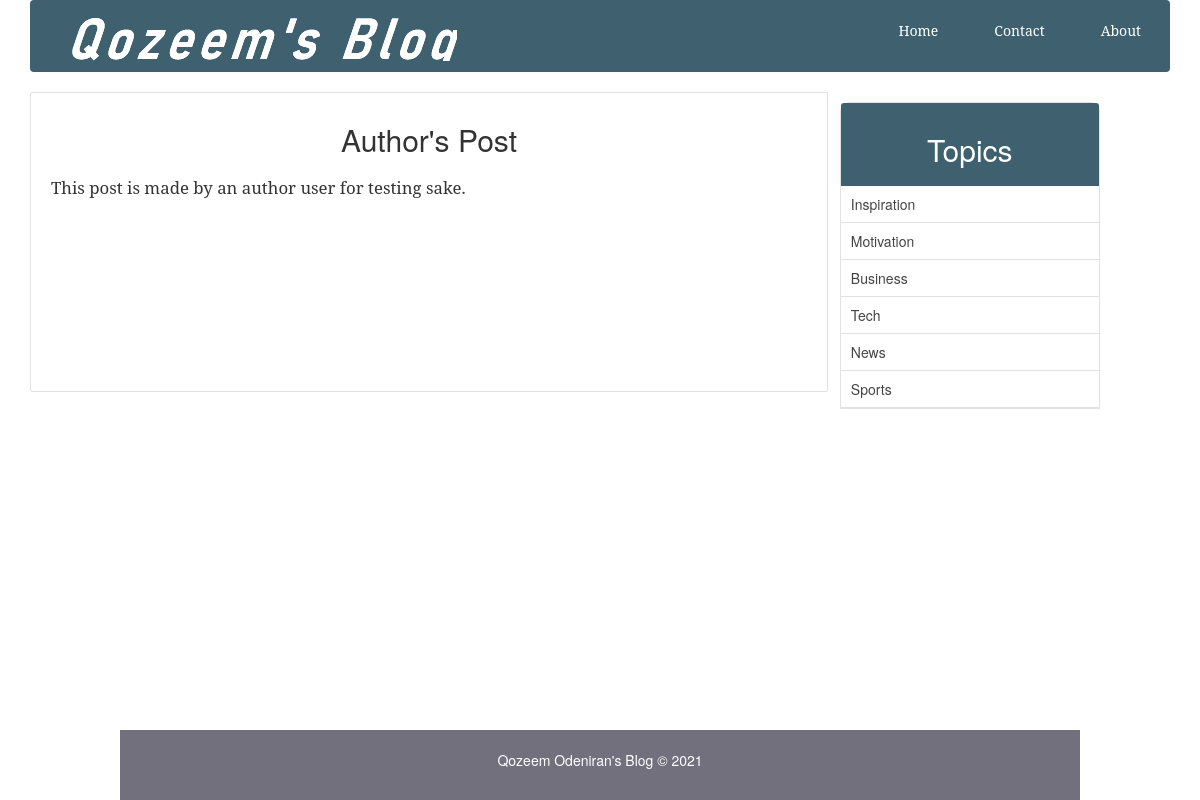
/single_post.php?post-slug=author-s-post, run on the app's committed database.
### tables this page shows
CREATE TABLE `posts` (
  `id` int(11) NOT NULL,
  `user_id` int(11) DEFAULT NULL,
  `author_username` varchar(256) NOT NULL,
  `author_role` varchar(256) NOT NULL,
  `title` varchar(255) NOT NULL,
  `slug` varchar(255) NOT NULL,
  `views` int(11) NOT NULL DEFAULT 0,
  `image` varchar(255) NOT NULL,
  `body` text NOT NULL,
  `published` tinyint(1) NOT NULL,
  `created_at` timestamp NOT NULL DEFAULT current_timestamp() ON UPDATE current_timestamp(),
  `updated_at` timestamp NOT NULL DEFAULT current_timestamp()
);

CREATE TABLE `topics` (
  `id` int(11) DEFAULT NULL,
  `name` varchar(255) DEFAULT NULL,
  `slug` varchar(255) DEFAULT NULL
);

### includes/public_functions.php (called while the page is built, shortened)
<?php
function getPostTopic($post_id){
	global $conn;
	$sql = "SELECT * FROM topics WHERE id=
			(SELECT topic_id FROM post_topic WHERE post_id=$post_id) LIMIT 1";
	$result = mysqli_query($conn, $sql);
	$topic = mysqli_fetch_assoc($result);
	return $topic;
}
function getPost($slug){
	global $conn;
	$post_slug = $_GET['post-slug'];
	$sql = "SELECT * FROM posts WHERE slug='$post_slug' AND published=true";
	$result = mysqli_query($conn, $sql);
	$post = mysqli_fetch_assoc($result);
	if ($post) {
		$post['topic'] = getPostTopic($post['id']);
	}
	return $post;
}
function getAllTopics()
{
	global $conn;
	$sql = "SELECT * FROM topics";
	$result = mysqli_query($conn, $sql);
	$topics = mysqli_fetch_all($result, MYSQLI_ASSOC);
	return $topics;
}
?>

### single_post.php (the view, shortened to what this page needs)
<?php  include('config.php'); ?>
<?php  include('includes/public_functions.php'); ?>
<?php
	if (isset($_GET['post-slug'])) {
		$post = getPost($_GET['post-slug']);
	}
	$topics = getAllTopics();
?>
<?php include('includes/head_section.php'); ?>
</head>
<body>
<div class="container">
		<?php include( ROOT_PATH . '/includes/navbar.php'); ?>
	<div class="content" >
		<div class="post-wrapper">
			<div class="full-post-div">
			<?php if ($post['published'] == false): ?>
				<h2 class="post-title">Sorry... This post has not been published</h2>
			<?php else: ?>
				<h2 class="post-title"><?php echo $post['title']; ?></h2>
				<div class="post-body-div">
					<?php echo html_entity_decode($post['body']); ?>
				</div>
			<?php endif ?>
			</div>
		</div>
		<div class="post-sidebar">
			<div class="card">
				<div class="card-header">
					<h2>Topics</h2>
				</div>
				<div class="card-content">
					<?php foreach ($topics as $topic): ?>
						<a
							href="<?php echo BASE_URL . 'filtered_posts.php?topic=' . $topic['id'] ?>">
							<?php echo $topic['name']; ?>
						</a>
					<?php endforeach ?>
				</div>
			</div>
		</div>
	</div>
</div>
<?php include( ROOT_PATH . '/includes/footer.php'); ?>

### static/css/public_styling.css (style rules this page uses)
* { margin: 0px; padding: 0px; }
html { height: 100%; box-sizing: border-box; }
body { position: relative; margin: 0; padding-bottom: 6rem; min-height: 100%; }
h1, h2, h3, h4, h5, h6 { color: #444; font-family: 'Averia Serif Libre', cursive; }
a { text-decoration: none; }
.container { width: 80%; margin: 0px auto; }
.content { margin: 5px auto; border-radius: 5px; min-height: 400px; }
.content:after { content: ""; display: block; clear: both; }
.content .post-wrapper { width: 70%; float: left; min-height: 250px; }
.full-post-div { min-height: 300px; padding: 20px; border: 1px solid #e4e1e1; border-radius: 2px; }
.full-post-div h2.post-title { margin: 10px auto 20px; text-align: center; }
.post-body-div { font-family: 'Noto Serif', serif; font-size: 1.2em; }
.post-body-div p { margin:20px 0px; }
.post-sidebar { width: 24%; float: left; margin-left: 5px; min-height: 400px; }
.post-sidebar .card { width: 95%; margin: 10px auto; border: 1px solid #e4e1e1; border-radius: 10px 10px 0px 0px; }
.post-sidebar .card .card-header { padding: 10px; text-align: center; border-radius: 3px 3px 0px 0px; background: #3E606F; }
.post-sidebar .card .card-header h2 { color: white; }
.post-sidebar .card .card-content a { display: block; box-sizing: border-box; padding: 8px 10px; border-bottom: 1px solid #e4e1e1; color: #444; }

### data on the page
posts: title "Author's Post", body "This post is made by an author user for testing sake."
topics: name "Inspiration"
topics: name "Motivation"
topics: name "Business"
topics: name "Tech"
topics: name "News"
topics: name "Sports"
